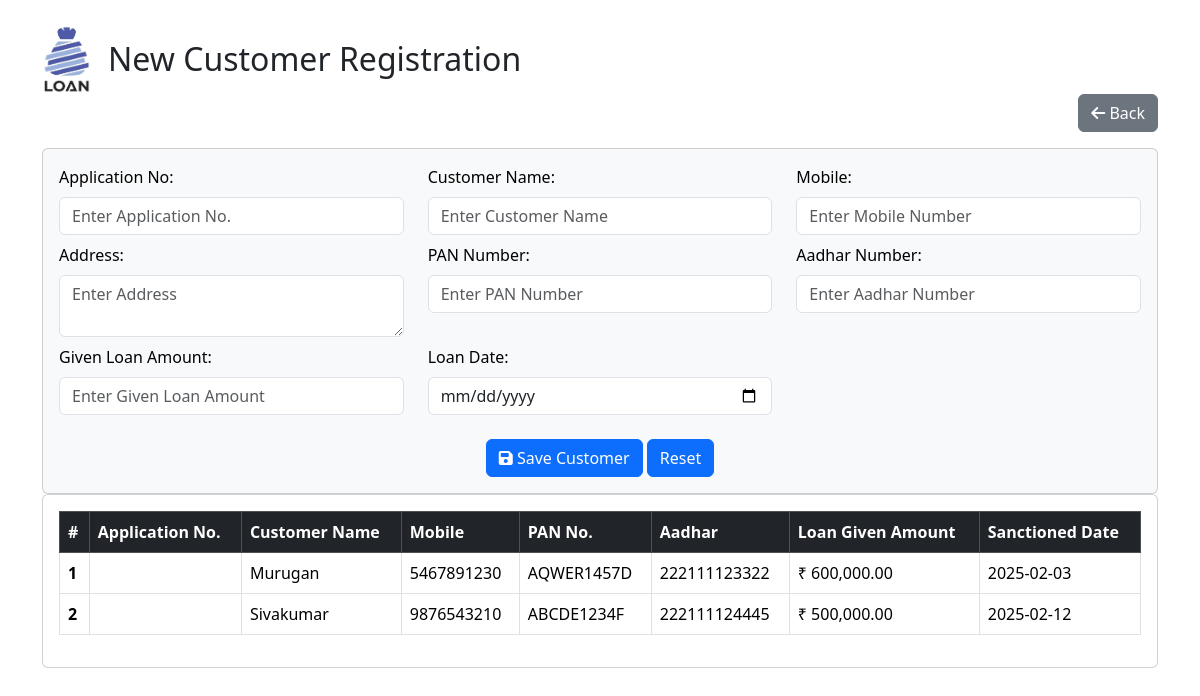
Before: /new_customer.php with the older database file.
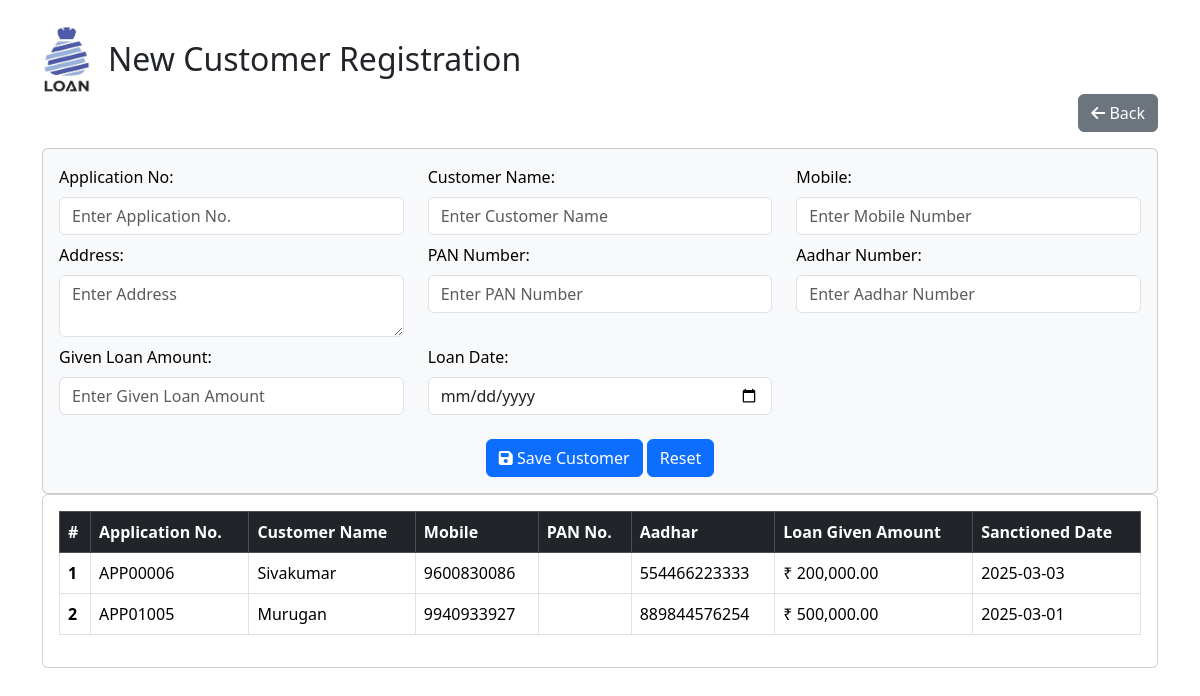
After: the same page with the newer database file.
### tables this page shows
CREATE TABLE `customers` (
  `id` int(11) NOT NULL,
  `application_number` varchar(50) NOT NULL,
  `customer_name` varchar(255) NOT NULL,
  `mobile` varchar(10) NOT NULL,
  `address` text NOT NULL,
  `pan` varchar(20) DEFAULT NULL,
  `aadhar` varchar(12) NOT NULL,
  `request_loan_amt` decimal(10,2) NOT NULL,
  `eligible_loan_amt` decimal(10,2) NOT NULL,
  `given_loan_amt` decimal(10,2) NOT NULL,
  `loan_date` date NOT NULL,
  `created_at` timestamp NOT NULL DEFAULT current_timestamp()
);

### new_customer.php (the view, shortened to what the changed rows need)
<!DOCTYPE html>
<html lang="en">
<head>
    <link rel="stylesheet" href="css/bootstrap.min.css">
    <link rel="stylesheet" href="https://cdnjs.cloudflare.com/ajax/libs/font-awesome/6.5.1/css/all.min.css">
</head>
<body>
    <div class="container mt-4">
        <div class="d-flex text-center ">
            <h2 class="mt-3 mx-3">New Customer Registration</h2>
        </div>
        <?php include 'includes/connection.php'; ?>
        <div class="card">
            <div class="card-body">
                <table class="table table-hover table-bordered">
                    <thead class="table-dark">
                        <tr>
                            <th scope="col">#</th>
                            <th scope="col">Application No.</th>
                            <th scope="col">Customer Name</th>
                            <th scope="col">Mobile</th>
                            <th scope="col">PAN No.</th>
                            <th scope="col">Aadhar</th>
                            <th scope="col">Loan Given Amount</th>
                            <th scope="col">Sanctioned Date</th>
                        </tr>
                    </thead>
                    <tbody>
                        <?php
                        $sql = "SELECT application_number, customer_name, mobile, pan, aadhar, given_loan_amt, loan_date FROM customers ORDER BY id DESC";
                        $result = $conn->query($sql);
                        $count = 1;
                        if ($result->num_rows > 0) {
                            while ($row = $result->fetch_assoc()) {
                                echo "<tr>
                                <th scope='row'>{$count}</th>
                                <td>{$row['application_number']}</td>
                                <td>{$row['customer_name']}</td>
                                <td>{$row['mobile']}</td>
                                <td>{$row['pan']}</td>
                                <td>{$row['aadhar']}</td>
                                <td>₹ " . number_format($row['given_loan_amt'], 2) . "</td>
                                <td>{$row['loan_date']}</td>
                              </tr>";
                                $count++;
                            }
                        } else {
                            echo "<tr><td colspan='8' class='text-center'>No records found</td></tr>";
                        }
                        ?>
                    </tbody>
                </table>
            </div>
        </div>
    </div>
</body>
</html>

Changed rows visible on the page:
removed customers: customer_name "Murugan", mobile "5467891230", pan "AQWER1457D", aadhar "222111123322", given_loan_amt "600,000.00", loan_date "2025-02-03"
removed customers: customer_name "Sivakumar", mobile "9876543210", pan "ABCDE1234F", aadhar "222111124445", given_loan_amt "500,000.00", loan_date "2025-02-12"
added customers: application_number "APP00006", customer_name "Sivakumar", mobile "9600830086", aadhar "554466223333", given_loan_amt "200,000.00", loan_date "2025-03-03"
added customers: application_number "APP01005", customer_name "Murugan", mobile "9940933927", aadhar "889844576254", given_loan_amt "500,000.00", loan_date "2025-03-01"
